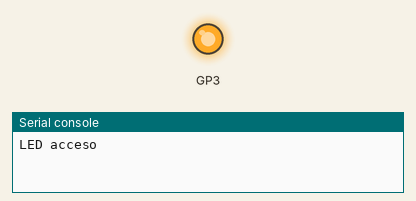
Recording of a program running on a simulated Raspberry Pi Pico running MicroPython. On the bench: output pins drawn as LEDs (lit = HIGH), the last lines printed to the serial console.

Above: at 2.5 s.
At 7.5 s:
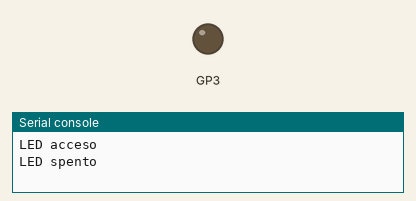
Timing chart, 0 to 13.0 s (numbered marks = the images above):
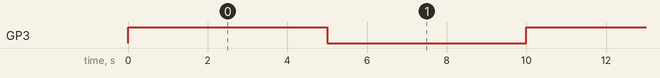

The program:

orto_led.py
```python
# Gestione orto urbano
#
# Raspberry Pico WH
# Utilizzo di un  sensore di umidità del terreno e
# un sensore di temperatura umidità dell'aria con la simulazione dell'irrigazione
# nel caso di terrreno troppo asciutto per un orto urbano
#
# Script: orto.py
#
import machine
import time
#
import picoled                # Gestione LED
#
# Parametri
#
PIN_S_LED = 3          # PIN LED (simulazione relè per irrigazione)
TEMPO_IRRIGAZIONE = 5   # secondi - durata irrigazione
#
picoled.configura(PIN_S_LED)  # Assegnazione PIN GPIO al LED
picoled.spegni()              # Led spento (nessuna irrigazione)
#
while True:
    #
    picoled.accendi()               # Led acceso (inizio irrigazione)
    print ("LED acceso")
    time.sleep(TEMPO_IRRIGAZIONE)
    picoled.spegni()                # Led spento (nessuna irrigazione)
    print ("LED spento")
    time.sleep(TEMPO_IRRIGAZIONE)
#
# enneci - febbraio 2025
# laboratorio LTR - IIS Euganeo - Este (PD)
# enneci www.enneci.cloud
# Licenza CC BY-NC
```

picoled.py
```python
# Raspberry Pico
# Gestione led
#
# Modulo dello script orto.py
#
# Script: picoled.py
#
from machine import Pin
import time
"""
LED con resistenza

- Collega l'anodo (+) terminale corto del LED al GP specificato
- Collega il catodo (-) terminale lungo del LED a GND
"""
#
# Funzioni
#
def configura(PIN):
    global led
    led = Pin(PIN, Pin.OUT)
    return led

def accendi():
    led.value(1)           # Accendi il LED

    return
def spegni():
    led.value(0)          # Spegni il LED

    return
#
# novembre 2024
# enneci www.enneci.cloud
# Licenza CC BY-NC
```

Measured:
- by itself, GP3: alternates HIGH for 5.0 s and LOW for 5.0 s
